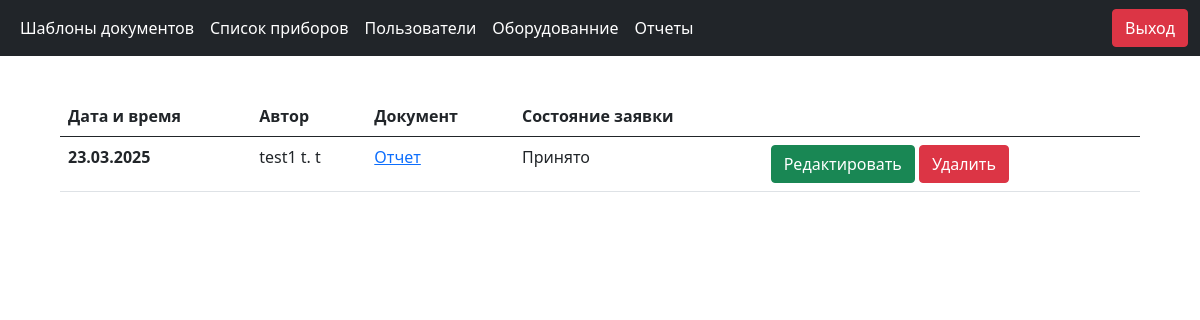
Page /admin/equpments/df095264-0757-445a-ad89-568ee6d8acb1/claim (signed in) on the committed database.
### Server/database.py (models this page shows, shortened)
class Claim(db.Model):
    __tablename__ = "claim"
    id = Column(Integer, autoincrement=True, primary_key=True)
    uuid = Column(String, unique=True)
    datetime = Column(DateTime(timezone=True), nullable=False, default=datetime.datetime.now)
    id_state_claim = Column(ForeignKey("state_claim.id"))
    state_claim = relationship(StateClaim, lazy="joined")
    id_user = Column(ForeignKey("users.id"))
    user = relationship(User, lazy="joined")
    main_document = Column(String, nullable=True)
    comment = Column(Text, nullable=True, default="Нет")
    id_equipment = Column(ForeignKey("equipment.id"))
    equipment = relationship(Equipment, lazy="joined")

class User(db.Model, UserMixin):
    __tablename__ = "users"
    id = Column(Integer, primary_key=True, autoincrement=True)
    name = Column(String(32), nullable=False)
    surname = Column(String(32), nullable=False)
    patronymics = Column(String(32), nullable=False)
    email = Column(String(128), nullable=False)
    password_hash = Column(String, nullable=False)
    job_title = Column(String, nullable=False)
    painting = Column(String, nullable=True, default="none")
    id_role = Column(ForeignKey("roles.id"))
    role = relationship('Role')
    @property
    def password(self):
        return self.password_hash

class StateClaim(db.Model):
    __tablename__ = "state_claim"
    id = Column(Integer, autoincrement=True, primary_key=True)
    name = Column(String(32), nullable=False, unique=True)
    description = Column(String(128), nullable=True)

### Server/Blueprints/admin/admin.py (the view)
@admin_router.route("/equpments/<uuid_equipments>/claim",  methods=["GET"])
@login_required
def claim_in_equipments(uuid_equipments):
    service = ClaimServices()
    if request.method == "GET":
        claims = service.get_list_claim_in_equipments(uuid_equipments)
        return render_template("claim_admin_page.html", menu=menu, claims=claims)

### Server/Blueprints/admin/admin.py (called while the page is built)
@admin_router.before_request
def is_admin():
    if current_user.is_authenticated:
        user_roles = current_user.user.role.name
        if "admin" != user_roles and "super_admin" != user_roles:
            return redirect("/")
    else:
        return redirect("/")

### Server/Models/UserSession.py (called while the page is built)
    @property
    def user(self):
        return self.__user

### Server/Repository/ClaimRepository.py (called while the page is built)
    def get_claim_by_uuid_equipment(self, uuid_equipment: str) -> list[Claim]:
        return self.__session.query(Claim).join(Equipment).filter(Equipment.uuid == uuid_equipment).all()

### Server/Repository/UserRepository.py (called while the page is built)
    def get_user(self, id_user: int) -> User | None:
        return self.__session.get(User, id_user)

### Server/Services/ClaimService.py (called while the page is built)
    def get_list_claim_in_equipments(self, uuid_equipment: str) -> list[Claim]:
        claims = self.__repository.get_claim_by_uuid_equipment(uuid_equipment)
        return claims

### app.py (called while the page is built)
@login_manager.user_loader
def load_user(id_user) -> UserSession:
    from Server.Repository.UserRepository import UserRepository
    repo = UserRepository(db.session)
    return UserSession(GetUser.model_validate(repo.get_user(int(id_user)), from_attributes=True))

### Server/Blueprints/admin/templates/claim_admin_page.html
{% extends 'base_user.html' %}
{% block content %}
<div class="container table__container">
    <div class="row">
        <table class="table">
            <thead>
                <tr>
                  <th scope="col">Дата и время</th>
                  <th scope="col">Автор</th>
                  <th scope="col">Документ</th>
                  <th scope="col">Состояние заявки </th>
                  <th scope="col"></th>
                </tr>
            </thead>
            <tbody>
            {% for claim in claims %}
              <tr>
                <th>{{claim.datetime.strftime('%d.%m.%Y')}}</th>
                <td>{{claim.user.surname}} {{claim.user.name[0]}}. {{claim.user.patronymics[0]}}</td>
                  <td><a href="{{url_for('.download_claim', uuid_claim=claim.uuid)}}">Отчет</a></td>
                <td>{{claim.state_claim.description}}</td>
                <td>
                    <a class="btn btn-success" href="{{url_for('.manage_claim', uuid_claim=claim.uuid)}}">Редактировать</a>
                    <a class="btn btn-danger" href="{{url_for('.delete_claim', uuid_claim=claim.uuid)}}">Удалить</a>
                </td>
              </tr>
            {% endfor %}
            </tbody>
        </table>
    </div>
</div>
{% endblock %}

### static/css/styles.css (style rules this page uses)
.table__container { padding-top: 40px; width: 90%; }

### rows in the picture
Claim: datetime "23.03.2025", user.surname "test1", user "t", state_claim.description "Принято"

### other values in the picture
{{ p.title }} "Шаблоны документов" "Список приборов" "Пользователи" "Оборудованние" "Отчеты"
